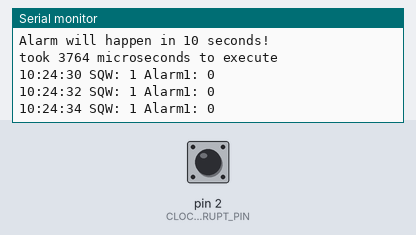
The sketch below on a simulated Arduino Uno, built with avr-gcc and run on an emulated ATmega328P. Parts: the last lines printed to the serial monitor. The test bench sets the inputs (shaded band); at power-on: pin 2 (CLOCK_INTERRUPT_PIN) HIGH. The local clock reads 2024-03-15 10:24:30 at power-on unless the sketch sets it; the sensor or clock chip raises its interrupt line as the real part does.

Above: at 4.8 s.
4.9 s: pin 2 (CLOCK_INTERRUPT_PIN) pulled LOW for 2.35 s
At 7.1 s:
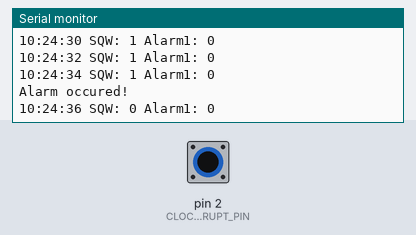
11.5 s: pin 2 (CLOCK_INTERRUPT_PIN) pulled LOW for 2.35 s
At 12.0 s:
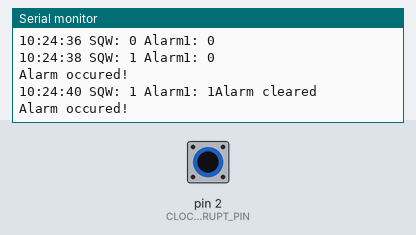
Timing chart, 0 to 14.5 s (numbered marks = the images above; inputs shaded):
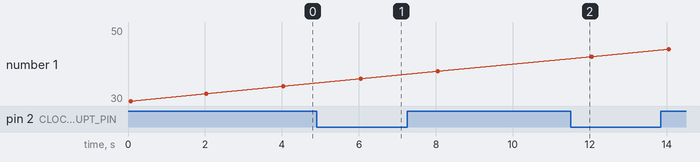

The sketch:

DS3231_alarm_set_speed.ino
```cpp
/* Example implementation of an alarm using DS3231
 *
 * VCC and GND of RTC should be connected to some power source
 * SDA, SCL of RTC should be connected to SDA, SCL of arduino
 * SQW should be connected to CLOCK_INTERRUPT_PIN
 * CLOCK_INTERRUPT_PIN needs to work with interrupts
 */

#include <RTClib.h>
// #include <Wire.h>

RTC_DS3231 rtc;

// the pin that is connected to SQW
#define CLOCK_INTERRUPT_PIN 2 //D2

void setup() {
    Serial.begin(9600);

    // initializing the rtc
    if(!rtc.begin()) {
        Serial.println("Couldn't find RTC!");
        Serial.flush();
        abort();
    }

    if(rtc.lostPower()) {
        // this will adjust to the date and time at compilation
        rtc.adjust(DateTime(F(__DATE__), F(__TIME__)));
    }

    //we don't need the 32K Pin, so disable it
    rtc.disable32K();

    // Making it so, that the alarm will trigger an interrupt
    pinMode(CLOCK_INTERRUPT_PIN, INPUT_PULLUP);
    attachInterrupt(digitalPinToInterrupt(CLOCK_INTERRUPT_PIN), onAlarm, FALLING);

    // set alarm 1, 2 flag to false (so alarm 1, 2 didn't happen so far)
    // if not done, this easily leads to problems, as both register aren't reset on reboot/recompile
    rtc.clearAlarm(1);
    rtc.clearAlarm(2);

    // stop oscillating signals at SQW Pin
    // otherwise setAlarm1 will fail
    rtc.writeSqwPinMode(DS3231_OFF);

    // turn off alarm 2 (in case it isn't off already)
    // again, this isn't done at reboot, so a previously set alarm could easily go overlooked
    rtc.disableAlarm(2);

    // schedule an alarm 10 seconds in the future, while testing the speed of it
    unsigned long start = micros();
    if(!rtc.setAlarm1(
            rtc.now() + TimeSpan(10),
            DS3231_A1_Second // this mode triggers the alarm when the seconds match. See Doxygen for other options
    )) {
        Serial.println("Error, alarm wasn't set!");
    }else {
        Serial.println("Alarm will happen in 10 seconds!");
    }
    unsigned long end = micros();
    unsigned long delta = end - start;
    Serial.println("took " + String(delta) + " microseconds to execute");
}

void loop() {
    // print current time
    char date[10] = "hh:mm:ss";
    rtc.now().toString(date);
    Serial.print(date);
    // the value at SQW-Pin (because of pullup 1 means no alarm)
    Serial.print(" SQW: ");
    Serial.print(digitalRead(CLOCK_INTERRUPT_PIN));
    // whether a alarm happened happened
    Serial.print(" Alarm1: ");
    Serial.print(rtc.alarmFired(1));
    // Serial.print(" Alarm2: ");
    // Serial.println(rtc.alarmFired(2));
    // control register values (see https://datasheets.maximintegrated.com/en/ds/DS3231.pdf page 13)
    // Serial.print(" Control: 0b");
    // Serial.println(read_i2c_register(DS3231_ADDRESS, DS3231_CONTROL), BIN);

    // resetting SQW and alarm 1 flag
    // using setAlarm1, the next alarm could now be configurated
    if(rtc.alarmFired(1)) {
        rtc.clearAlarm(1);
        Serial.println("Alarm cleared");
    }
    Serial.println("");
    delay(2000);
}

void onAlarm() {
    Serial.println("Alarm occured!");
}

/*static uint8_t read_i2c_register(uint8_t addr, uint8_t reg) {
    Wire.beginTransmission(addr);
    Wire.write((byte)reg);
    Wire.endTransmission();

    Wire.requestFrom(addr, (byte)1);
    return Wire.read();
}*/
```

Measured:
- after the input at 4.9 s, the serial monitor: prints a new line after 1.1 s (image 1)
